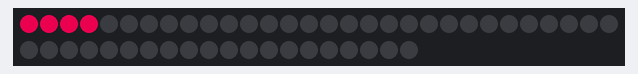
A sketch run on a simulated Arduino Uno, built with avr-gcc and run on an emulated ATmega328P. Parts: 50 RGB LEDs in strip order, left to right, continuing on the next row. Dim RGB values are drawn brighter than linear; random numbers use the default seed unless the sketch sets one.

Above: at 0.01 s.
At 4.9 s:
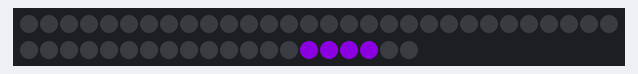
At 10.94 s:
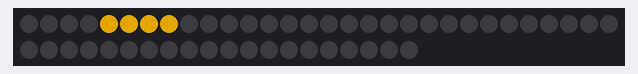
At 18.92 s:
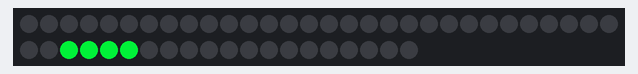
At 30.24 s:
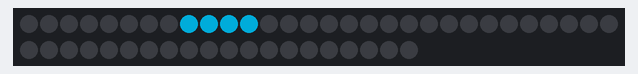
At 39.12 s:
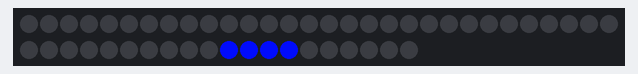

The sketch:

fastled_rainbow_cylon_4rows.ino
```cpp
#include "FastLED.h"

#define NUM_LEDS 50

#define DATA_PIN 3

CRGB leds[NUM_LEDS];

int hue, sat, val;

void setup()
{
  FastLED.addLeds<WS2811, DATA_PIN, RGB>(leds, NUM_LEDS);
  hue = 0;
  sat = 255;
  val = 255;
}

void loop()
{
  // Generate random hue
  hue = random(255);

  for (int i = 0; i < NUM_LEDS; i+=4)
  {
    leds[i] = CHSV(hue, sat, val);
    if (i+1 < NUM_LEDS)
      leds[i+1] = CHSV(hue, sat, val);
    if (i+2 < NUM_LEDS)
      leds[i+2] = CHSV(hue, sat, val);
    if (i+3 < NUM_LEDS)
      leds[i+3] = CHSV(hue, sat, val);

    FastLED.show();

    delay(50);

    leds[i] = CHSV(0, 0, 0);
    if (i+1 < NUM_LEDS)
      leds[i+1] = CHSV(0, 0, 0);
    if (i+2 < NUM_LEDS)
      leds[i+2] = CHSV(0, 0, 0);
    if (i+3 < NUM_LEDS)
      leds[i+3] = CHSV(0, 0, 0);

    FastLED.show();

     delay(10);
  }
}
```
